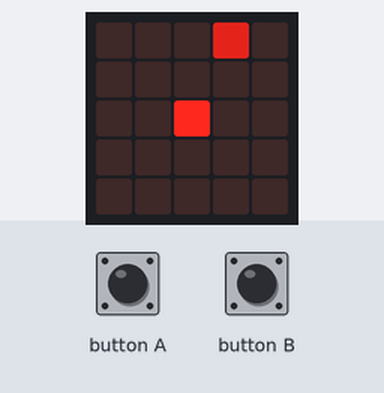
A program run on a simulated BBC micro:bit running MicroPython. Shown: the board's 5×5 LED display. The inputs (shaded band) are chosen by the test bench. Random numbers come from a fixed seed; the 48×5 strip is a reading aid, not a part: it shows the text the display is scrolling, unrolled, one strip-width of it at a time.

Above: at 1.2 s.
1.3 s: button B pressed for 0.15 s
At 1.9 s:
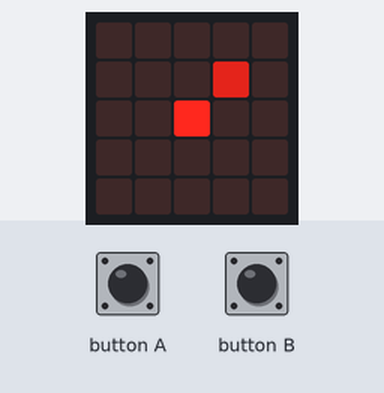
At 7.2 s:
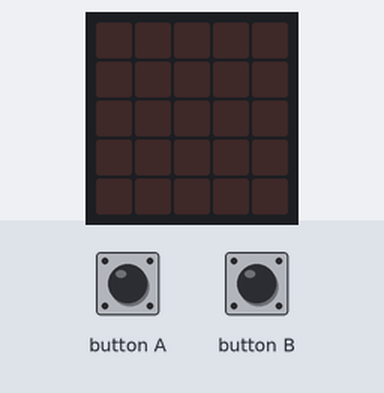
Timing chart, 0 to 8.7 s (numbered marks = the images above; inputs shaded):
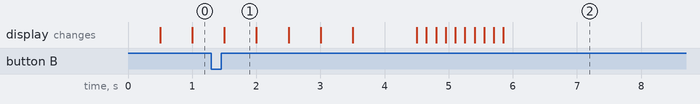

Measured:
- what the display in image 1 shows lasts 0.5 s, from 1.5 s to 2.0 s

The program:

snake.py
```python
# Add your Python code here. E.g.
from microbit import *
import random

maze = "00000:00000:00000:00000:00000"
listMaze = list(maze)
snake = [0]
droite = 1
gauche = -1
haut = -6
bas = 6
direction = droite
tempsDeDeplacement = 500
limites = [5, 11, 17, 23]
apple = 14
score = 0


def randomApple(listMaze):
    return random.choice([idx for idx,e in enumerate(listMaze) if e == "0"])


while snake[0] + direction not in limites and snake[0] + direction <= 28 and snake[0] + direction >= 0 and snake[0] + direction not in snake[1:]:

    listMaze[apple] = "9"

    if apple == snake[0]:
        score +=1
        snake = [apple + direction] + snake
        apple = randomApple(listMaze)
    else:
        listMaze[snake[-1]] = "0"
        if len(snake) > 1:
            for i in range(len(snake)-1, 0, -1):
                snake[i] = snake[i-1]
        snake[0] += direction

    listMaze[snake[0]] = "6"
    maze = "".join(listMaze)
    display.show(Image(maze))

    a = button_a.get_presses()
    b = button_b.get_presses()

    sleep(tempsDeDeplacement)

    if b < button_b.get_presses():
        if direction == haut:
            direction = droite
        elif direction == droite:
            direction = bas
        elif direction == bas:
            direction = gauche
        elif direction == gauche:
            direction = haut
    if a < button_a.get_presses():
        if direction == haut:
            direction = gauche
        elif direction == droite:
            direction = haut
        elif direction == bas:
            direction = droite
        elif direction == gauche:
            direction = bas

display.show(Image.SAD)
sleep(1000)
display.scroll(str(score))
```
